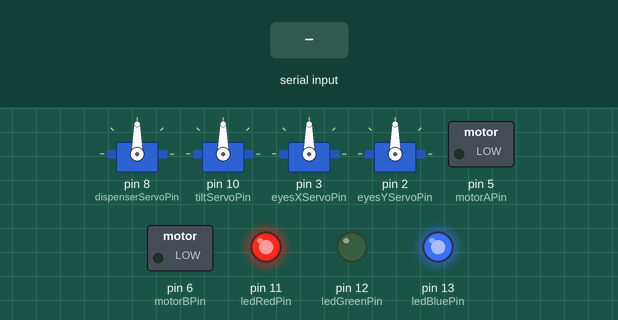
Simulated run of this sketch. Board: Arduino Uno, built with avr-gcc and run on an emulated ATmega328P. On the bench: 4 × servo, switched loads named in the sketch (green lamp = pin HIGH), output pins drawn as LEDs (lit = HIGH). The test bench sets the inputs (shaded band).

Above: at 1.3 s.
1.4 s: "f" received over Serial
At 2.0 s:
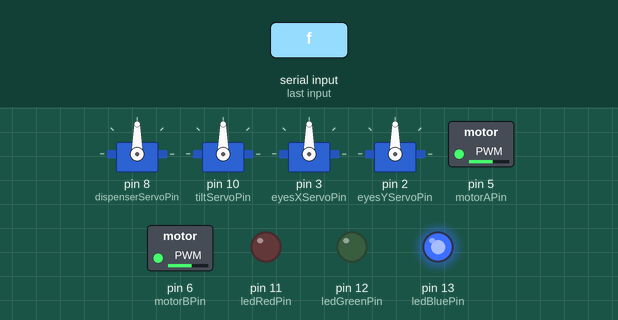
4.4 s: "w" received over Serial
At 5.5 s:
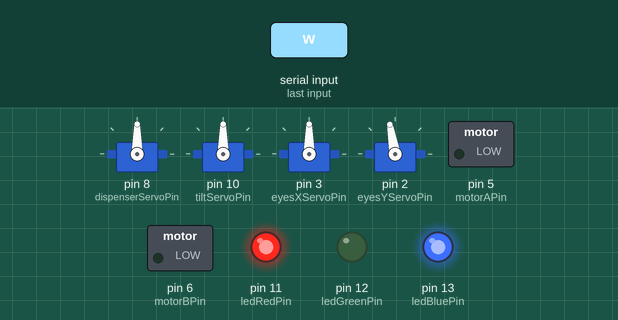
5.9 s: "a" received over Serial
At 6.6 s:
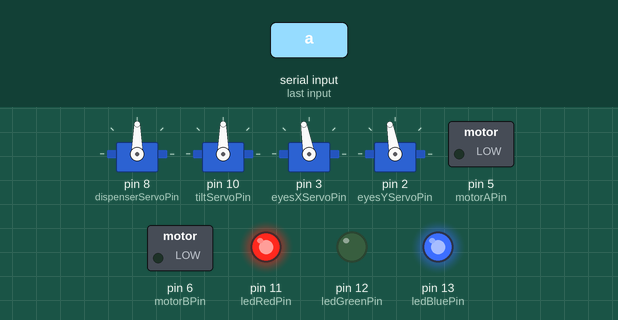
7.4 s: "x" received over Serial
At 7.7 s:
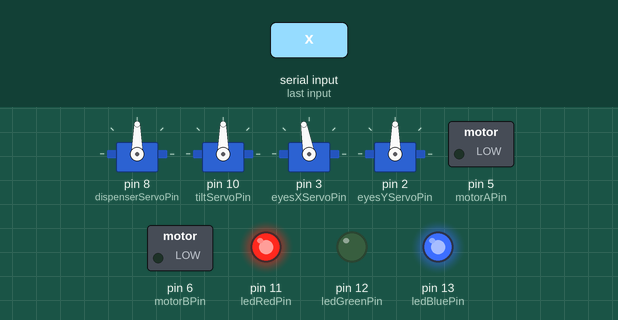
8.9 s: "r" received over Serial
At 9.3 s:
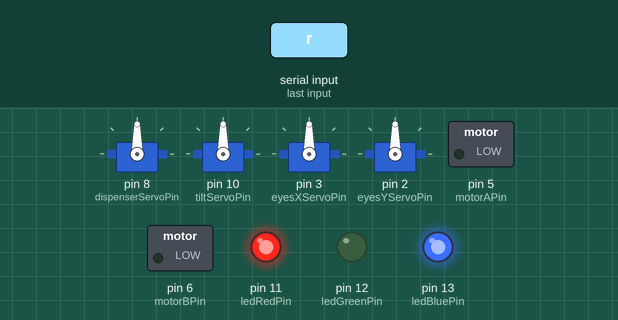
Timing chart, 0 to 11.4 s (numbered marks = the images above; inputs shaded):
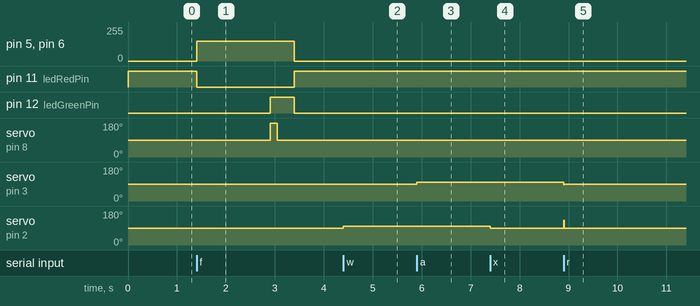

The sketch:

InsaneRobot.ino
```cpp
#include <Servo.h>
#include <Wire.h>
#include "IOpindefinitions.h"

Servo dispenserServo;
Servo tiltServo;
Servo bananaServo;
Servo eyesXServo;
Servo eyesYServo;

char inByte;

int tilt = 90;
int velocity = 150;
int servoDelay = 150;

int eyesXCenter = 90;
int eyesYCenter = 90;
int eyesXPos = 90;
int eyesYPos = 90;

int angleTime;

boolean rollEyesNow = false;
int currentRolls = 0;
int maxRolls = 5;

void setup()
{
  Serial.begin(9600);

  setupServos();
  setupMotors();
  setupLed();
  setupI2C();

  delay(150);
}

void loop()
{
  if(Serial.available() > 0)
  {
    inByte = Serial.read();
  }

  switch(inByte)
  {
    case 'f':
      fire();
      break;
    case 'j':
      if((tilt - 10) >= 0)
        tilt -= 10;
      tiltServo.write(tilt);
      break;
    case 'u':
      if((tilt + 10) <= 90)
        tilt += 10;
      tiltServo.write(tilt);
      break;
    case 'w':
      if(eyesYPos <= eyesYCenter + 45)
        eyesYPos += 10;
      break;
    case 'x':
      if(eyesYPos >= eyesYCenter - 45)
        eyesYPos -= 10;
      break;
    case 'a':
      if(eyesXPos <= eyesXCenter + 45)
        eyesXPos += 10;
      break;
    case 'd':
      if(eyesXPos >= eyesXCenter - 45)
        eyesXPos -= 10;
      break;
    case 's':
      eyesXPos = 90;
      eyesYPos = 90;
      break;
    case 'r':
      rollEyesNow = true;
      eyesXPos = 90;
      eyesYPos = 135;
  }

  if(rollEyesNow)
    rollEyes(5);

  updateEyes();
  inByte = 'v';
}
```

IOpindefinitions.h
```cpp
// Define IO pins for SEGA Rally Arcade

// Servo Pins
#define dispenserServoPin              8  // Digital output
#define tiltServoPin                  10  // Digital output
#define bananaServoPin                 3  // Digital output
#define eyesXServoPin                  3  // Digital output
#define eyesYServoPin                  2  // Digital output

// Motor Pins
#define motorAPin                      5  // Digital output
#define motorBPin                      6  // Digital output

// LED Pins
#define ledRedPin                     11  // Digital output
#define ledGreenPin                   12  // Digital output
#define ledBluePin                    13  // Digital output
```

cannon.ino
```cpp
void fire()
{
  digitalWrite(ledRedPin, LOW);
  digitalWrite(ledGreenPin, LOW);
  digitalWrite(ledBluePin, HIGH);
  analogWrite(motorAPin, velocity);
  analogWrite(motorBPin, velocity);

  delay(1500);

  digitalWrite(ledRedPin, LOW);
  digitalWrite(ledGreenPin, HIGH);
  digitalWrite(ledBluePin, HIGH);
  dispenserServo.write(180);

  delay(servoDelay);

  dispenserServo.write(90);

  delay(350);

  analogWrite(motorAPin, 0);
  analogWrite(motorBPin, 0);
  digitalWrite(ledRedPin, HIGH);
  digitalWrite(ledGreenPin, LOW);
  digitalWrite(ledBluePin, HIGH);
}
```

eyes.ino
```cpp
void updateEyes()
{
  eyesXServo.write(eyesXPos);
  eyesYServo.write(eyesYPos);
}


void rollEyes(int steps)
{
  int x = eyesXPos;
  int y = eyesYPos;

  if(x >= 90 && y >= 90 && x - steps >= eyesXCenter - 45 && y + steps <= eyesYCenter + 45)
  {
    eyesXPos = x - steps;
    eyesYPos = y + steps;
  }
  else if(x <= 90 && y >= 90 && x - steps >= eyesXCenter - 45 && y - steps >= eyesYCenter - 45)
  {
    eyesXPos = x - steps;
    eyesYPos = y - steps;
  }
  else if(x <= 90 && y <= 90 && x + steps <= eyesXCenter + 45 && y - steps >= eyesYCenter - 45)
  {
    eyesXPos = x + steps;
    eyesYPos = y - steps;
  }
  else if(x >= 90 && y <= 90 && x + steps <= eyesXCenter + 45 && y + steps <= eyesYCenter + 45)
  {
    eyesXPos = x + steps;
    eyesYPos = y + steps;
  }

  if(eyesXPos >= (90 - steps) && eyesXPos <= (90 + steps) && eyesYPos >= 135 - steps)
  {
    currentRolls++;
  }

  if(currentRolls - 1 == maxRolls)
  {
    rollEyesNow = false;
    eyesXPos = 90;
    eyesYPos = 90;
    currentRolls = 0;
  }
}
```

i2c.ino
```cpp
void receiveEvent(int howMany)
{
  inByte = Wire.read();
}
```

setup.ino
```cpp
void setupServos()
{
  dispenserServo.attach(dispenserServoPin);
  tiltServo.attach(tiltServoPin);
  eyesXServo.attach(eyesXServoPin);
  eyesYServo.attach(eyesYServoPin);

  dispenserServo.write(90);
  tiltServo.write(tilt);
  eyesXServo.write(eyesXCenter);
  eyesYServo.write(eyesYCenter);
}

void setupMotors()
{
  pinMode(motorAPin, OUTPUT);
  pinMode(motorBPin, OUTPUT);

  digitalWrite(motorAPin, LOW);
  digitalWrite(motorBPin, LOW);
}

void setupLed()
{
  pinMode(ledRedPin, OUTPUT);
  pinMode(ledGreenPin, OUTPUT);
  pinMode(ledBluePin, OUTPUT);

  digitalWrite(ledRedPin, HIGH);
  digitalWrite(ledGreenPin, LOW);
  digitalWrite(ledBluePin, HIGH);
}

void setupI2C()
{
  Wire.begin(4);
  Wire.onReceive(receiveEvent);
}
```

Measured:
- after the input at 1.4 s, pin 5 (motorAPin), pin 6 (motorBPin): 0/255 → 150/255 at once, → 0/255 2.0 s later; pin 11 (ledRedPin): HIGH → LOW at once, → HIGH 2.0 s later; pin 12 (ledGreenPin): LOW → HIGH after 1.5 s, → LOW 0.50 s later; servo on pin 8 (dispenserServoPin): 90° → 180° after 1.5 s, → 90° 0.15 s later
- after the input at 4.4 s, servo on pin 2 (eyesYServoPin): 90° → 100° at once
- after the input at 5.9 s, servo on pin 3 (eyesXServoPin): 90° → 100° at once
- after the input at 7.4 s, servo on pin 2 (eyesYServoPin): 100° → 90° at once
- after the input at 8.9 s, servo on pin 3 (eyesXServoPin): 100° → 90° at once; servo on pin 2 (eyesYServoPin): 90° → 130° at once, → 90° 0.01 s later
